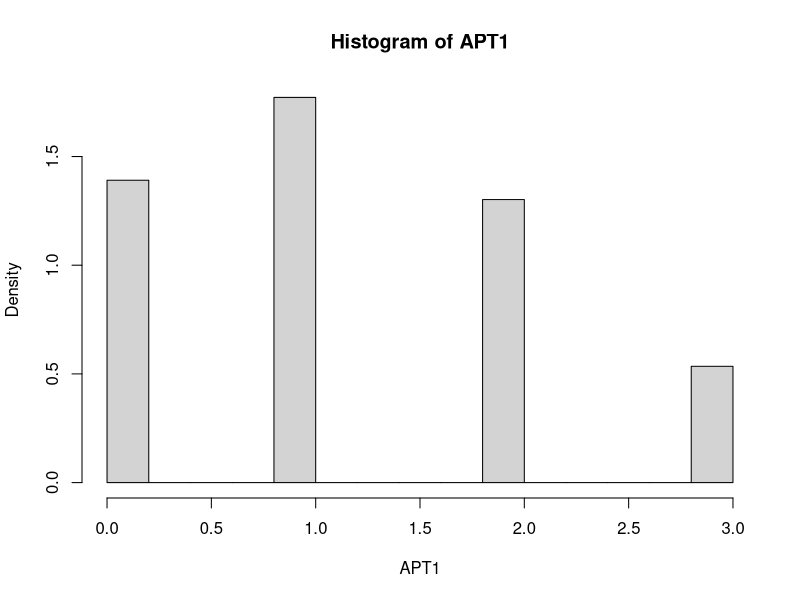
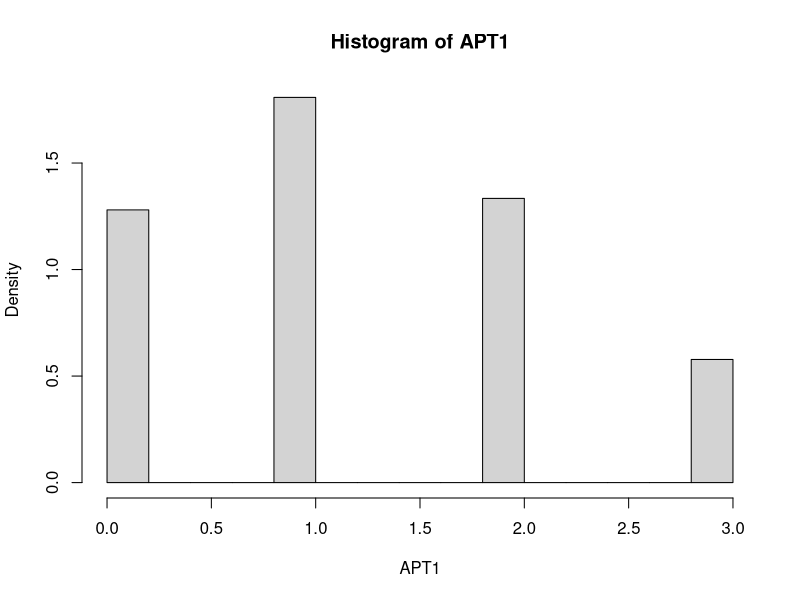
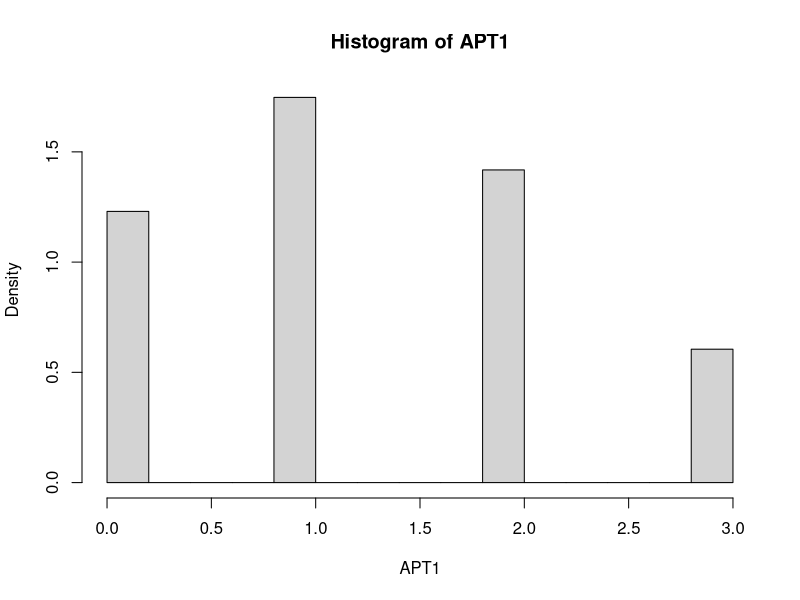
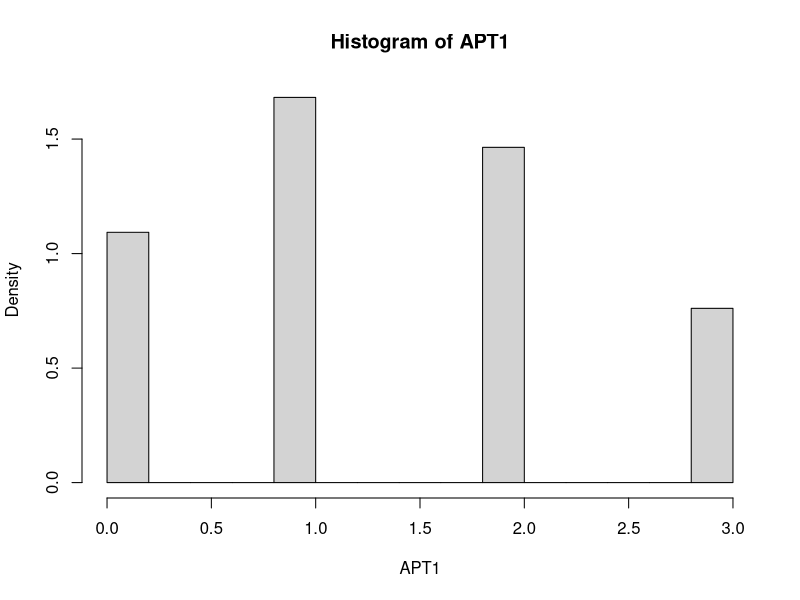
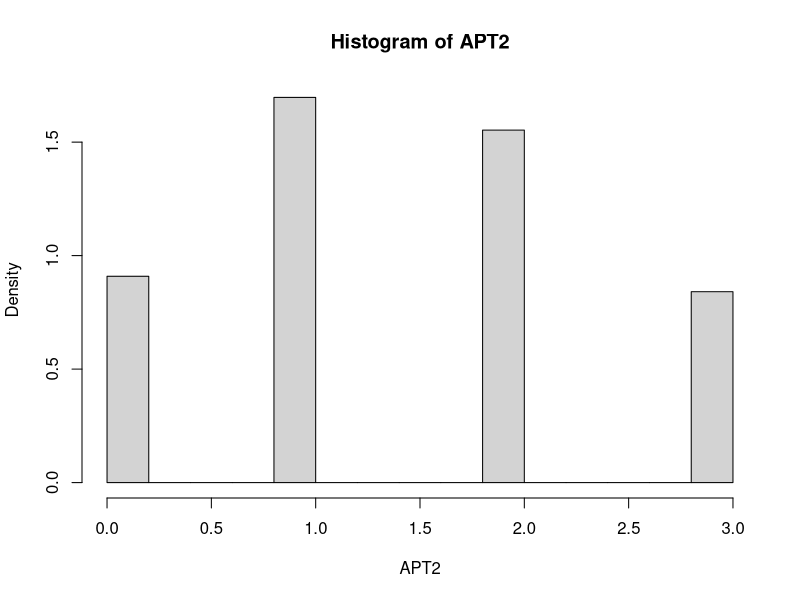
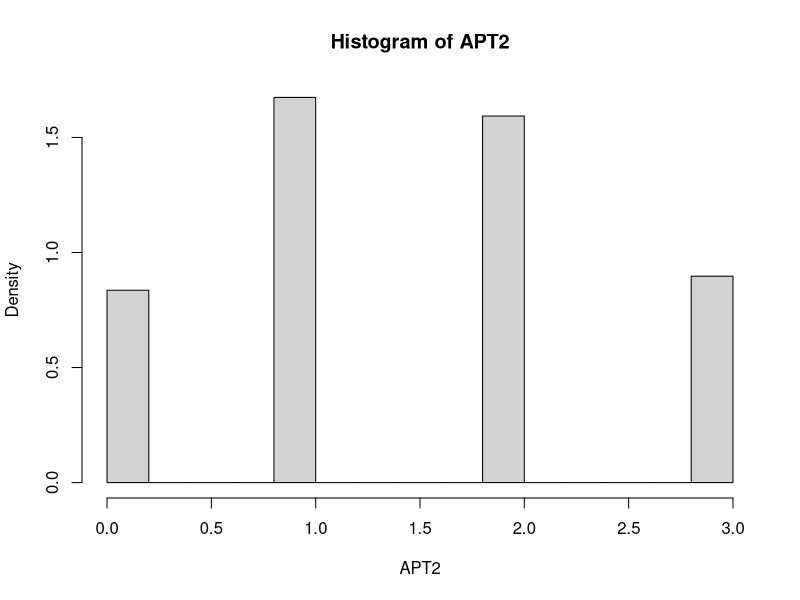
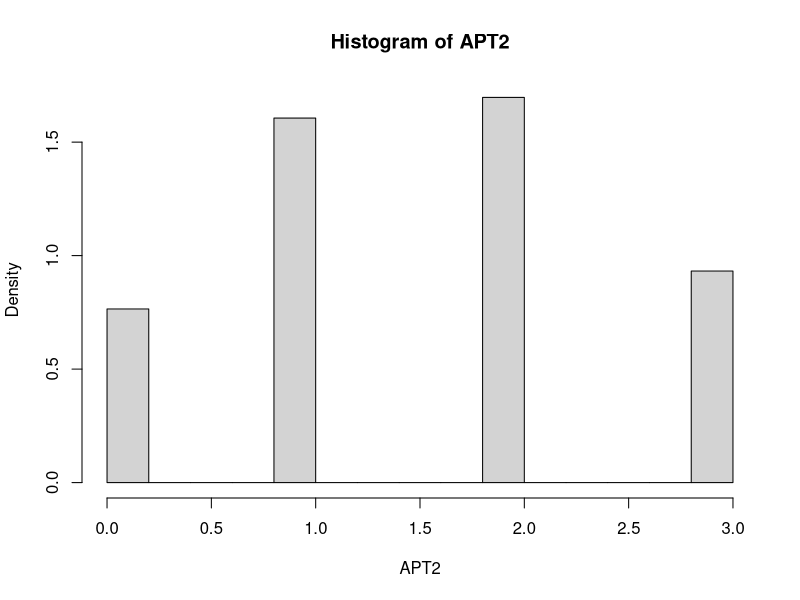
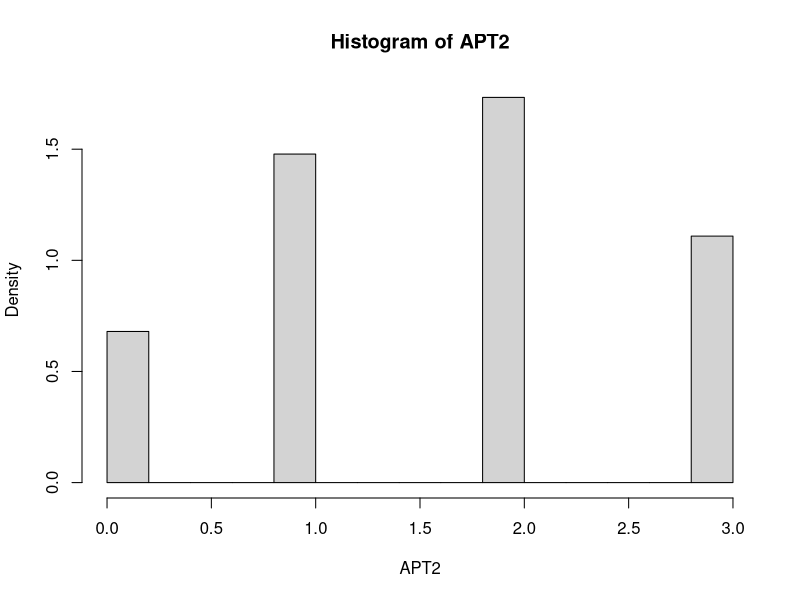

Reproduce these figures in R, in order.
## ---- chunk 1
knitr::opts_chunk$set(echo = TRUE)
## ---- chunk 2
UR <- function(){

}
## ---- chunk 3
#' TSPostdiff AP Test
#'
#' Runs TSPostdiff in two armed scenario for n batches, with given batch size and burnin period, calculate AP Test statistic for each arm.
#' @param pa prior probability of arm a
#' @param pb prior probability of arm b
#' @param n number of trials in one simulation 
#' @param burnin number of batches that runs only uniform random sampling before applying TS-Post Diff to provide more successes and failures in the beta distribution # nolint
#' @param batch number of trials before updating posterior probability
#' 
#' @return vector containing WaldScore[n], reward[n], APT_1, APT_2: the final waldscore, reward, and AP test statistics for both arms

TSPDD <- function(pa, pb, n, c, burnin, batch) {
  # Set arm success and failures
  # ex. [0,1,1,1,2, 3, 3, 4, 5, 6] final index is total successes
  arm_a_successes <- c(0)
  arm_a_failures <- c(0)
  arm_b_successes <- c(0)
  arm_b_failures <- c(0)
  

  arm_a_s <- c(0) # number of successes for arm a for each batch
  arm_a_f <- c(0) # number of succ  `eses
  arm_b_s <- c(0)
  arm_b_f <- c(0)
 
  # AP Test statistic for arm a and arm b
  # TODO: referring to arms as a and b, vs 1 and 2?
  APT_1 = 0
  APT_2 = 0
  
  # TODO: unclear variable name - what does abl mean?
  # list that tracks number of successes for all arms
  # history generated for all the arms successes and failures
  abl <- c()
  
  # BURNIN PERIOD: use UR only
  for (i in 1:burnin) {
    # draw_a and draw_b are local variables, determine which arm add the first UR distribution
    # draw a and draw b: allocation probability of arms a and b
    draw_a <- runif(1)
    draw_b <- runif(1)
    
    # if draw a is bigger than draw b
    if (draw_a > draw_b) {
      # "choose arm a"
      # Check if smaller than prior probability, update abl, number of successes & failures for arm a
      # new randomly generated probability is smaller than the prior probability
      # check if arm a was "successful", has reward
      if (runif(1) < pa) {
        # arm a is successufl
        abl[i] <- 1
        arm_a_s <- arm_a_s + 1
      } else {
        # arm a was not successful (not chosen)
        abl[i] <- 0
        arm_a_f <- arm_a_f + 1
      }
    }

    # if draw b is bigger than draw a
    else{
      # Check if smaller than prior probability, update abl, number of successes & failures for arm b
      if (runif(1) < pb) {
        abl[i] <- 1
        arm_b_s <- arm_b_s + 1
      }
      else {
        abl[i] <- 0
        arm_b_f <- arm_b_f + 1
      }
    }

    # Update total number of success and failures for arms a and b
    # TODO: why not directly add to arm_a_successes earlier? Difference between these
    arm_a_successes[i] <- arm_a_s
    arm_a_failures[i] <- arm_a_f
    arm_b_successes[i] <- arm_b_s
    arm_b_failures[i] <- arm_b_f
    
  }

  # NOT BURNIN PERIOD: Use TS or UR depending on difference between posterior probabilities
  
  for (i in (burnin + 1):n) {
    # update posterior probability based on batch size 
    m = i %% batch 
    # Update posterior probability
    if (m == 0){
      draw_a <-
        rbeta(1, arm_a_successes[i - 1] + 1, arm_a_failures[i - 1] + 1) #draw from Beta(alpha, beta) distribution based on current successes & failures
      draw_b <-
        rbeta(1, arm_b_successes[i - 1] + 1, arm_b_failures[i - 1] + 1) # alpha = current successes, beta = current failures of each arm
    }
    # Does not update posterior probability 
    else{
      draw_a <-
        rbeta(1, arm_a_successes[i - m] + 1, arm_a_failures[i - m] + 1) # using the last settings for the distribution (not updated yet)
      draw_b <-
        rbeta(1, arm_b_successes[i - m] + 1, arm_b_failures[i - m] + 1)
    }
    # you can change 1000 to 10000 or whatever to make the result better.
    
    # if difference between the posterior proabilities is smaller than the threshold, use UR
    if (abs(draw_a - draw_b) < c) {
      draw_a <- runif(1)
      draw_b <- runif(1)
    } 
    # otherwise, use TS 
    # TODO: refactor code for TS and UR? avoid repetitive code
    # generate TS based on past history
    else {
      if (m == 0){
        draw_a <-
          rbeta(1, arm_a_successes[i - 1] + 1, arm_a_failures[i - 1] + 1)
        draw_b <-
          rbeta(1, arm_b_successes[i - 1] + 1, arm_b_failures[i - 1] + 1)
      }
      else{
        draw_a <-
          rbeta(1, arm_a_successes[i - m] + 1, arm_a_failures[i - m] + 1)
        draw_b <-
          rbeta(1, arm_b_successes[i - m] + 1, arm_b_failures[i - m] + 1)
      }
      
      # update AP test statistic 1 (without UR sampling)
      if (draw_b >draw_a){
        APT_1 = APT_1 + 1
      }
    }
    # Update arm a and arm b history
    # Always runs, no matter if it is UR or TS 
    if (draw_a > draw_b) {
      if (runif(1) < pa) {
        abl[i] <- 1
        arm_a_s <- arm_a_s + 1
      } else {
        abl[i] <- 0
        arm_a_f <- arm_a_f + 1
      }
    } else{
      if (runif(1) < pb) {
        abl[i] <- 1
        arm_b_s <- arm_b_s + 1
      } else {
        abl[i] <- 0
        arm_b_f <- arm_b_f + 1
      }
    }

    # AP Test statistic 2 (including the ones with UR)
    if (draw_b > draw_a){
      APT_2 <- APT_2 + 1
    }
    arm_a_successes[i] <- arm_a_s
    arm_a_failures[i] <- arm_a_f
    arm_b_successes[i] <- arm_b_s
    arm_b_failures[i] <- arm_b_f
  }


  #TODO: this would be a list?
  # [0,1,1,2] + [1,1,]
  #na: number of times arm A was pulled. nb: same
  na <- arm_a_successes + arm_a_failures
  nb <- arm_b_successes + arm_b_failures
  # estimated posterior probability of arms a and b
  # [] posterior prob for arm a to be successful for each timepoint
  pa_est <- arm_a_successes / na
  pb_est <- arm_b_successes / nb

  # waldScore for confidence interval, is a way to analyze categorical data underlying chi-squared distribution
  # vectors, instead of summation
  WaldScore <-
    (pa_est - pb_est) / sqrt(pa_est * (1 - pa_est) / na + pb_est * (1 - pb_est) /nb)
  
  # vector of rewards (history)
  # expected reward we have from both arms at different sample sizes
  # TODO: rename to expected reward
  reward <- (na * pa + nb * pb) / c(1:n)
  
  # 
  return(c(WaldScore[n], reward[n], APT_1, APT_2))
}
## ---- chunk 4
#' Critical Value (Normal)
#'
#' Finds critical value using normal assumption on LLN
#' @param APT AP Test statistic
#' @param alpha TODO: what is this parameter? 
#' 
#' @return critical value

normal_cv <- function(APT, alpha){
  m <- mean(APT) 
  v <- var(APT)
  sd <- sqrt(v)
  normal_rej <- qnorm(1-alpha)
  cv <- normal_rej * sd + m
  return(cv)
}
## ---- chunk 5
#' Critical Value (Empirical)
#'
#' Finds critical value using empirical assumption on LLN
#' @param APT AP Test statistic
#' @param alpha TODO: what is this parameter?
#' 
#' @return critical value

empirical_cv <- function(APT, alpha){
  cdf = 0
  i = 0 
  while (cdf <= 1- alpha){
    p_i <-sum(APT == i)/length(APT)
    cdf <- sum(cdf, p_i)
    i = i + 1
  }
  return(i-1)
}
## ---- chunk 6

#' Calculating FPR for Effect Size
#'
#' Finds critical value using empirical assumption on LLN
#' @param APT AP Test statistic
#' @param alpha TODO: what is this parameter?
#' 
#' @return critical value
## ---- chunk 7
set.seed(0)
#calculate power and reward in case p0 < p1
alpha <- 0.05
effect_size <- 0 # effect size is 0: no difference between arms
p0 <- 0.5 - effect_size / 2
p1 <- 0.5 + effect_size / 2
N <- 15 # sample_size(total number of trials in one simulation)
B <- 5000 # number of simulations
c <- 0.1 # threshold
burn_in <- 2 # # of burnin trials
n <-  3 # batch_size
Ti <- N/n # num_batches

results <- array(dim = c(B, 4))
for (i in 1:B) {
  results[i,] <-
    TSPDD(
      pa = p0,
      pb = p1,
      n = Ti,
      c = c,
      burnin = burn_in, #burnin=1 means no burnin needs to be larger than batch-1, burnin=2 means there is one UR distribution before apply TSPost-Diff
      batch = n
    ) 
}
average_power = mean(results[, 1] > qnorm(1-alpha))
average_reward = mean(results[, 2])
APT1 = results[,3]
APT2 = results[,4]

#Histogram of APT1
hist(APT1, freq = FALSE)

# empirical and normal CV of APT1 is
em_cv <- empirical_cv(APT1,alpha)
paste('empirical CV is', em_cv)
norm_cv <- normal_cv(APT1,alpha)
paste('normal CV is', norm_cv)

# empirical cdf of APT1 is
F1 <- ecdf(APT1)

# empirical and normal FPR of APT1 is
paste('empirical FPR is', 1-F1(em_cv))
paste('normal FPR is', 1-F1(floor(norm_cv)))
## ---- chunk 8
set.seed(0)
#calculate power and reward in case p1>p2
alpha <- 0.05
effect_size <- 0.05 # effect size is 0.05: difference between arm's rewards is 0.05
p1 <- 0.5 - effect_size / 2
p2 <- 0.5 + effect_size / 2

for (i in 1:B) {
  results[i,] <-
    TSPDD(
      pa = p1,
      pb = p2,
      n = Ti,
      c = c,
      burnin = burn_in, #burnin=1 means no burnin needs to be larger than batch-1
      batch = n
    ) 
}
average_power = mean(results[, 1] > qnorm(1-alpha))
average_reward = mean(results[, 2])
APT1 = results[,3]
APT2 = results[,4]

#Histogram of APT1
hist(APT1, freq = FALSE)
F1 <- ecdf(APT1)

paste('empircal Power is', 1-F1(em_cv))
paste('normal Power is', 1-F1(floor(norm_cv)))
## ---- chunk 9
set.seed(0)
#calculate power and reward in case p1>p2
alpha <- 0.05
effect_size <- 0.1
p1 <- 0.5 - effect_size / 2
p2 <- 0.5 + effect_size / 2

for (i in 1:B) {
  results[i,] <-
    TSPDD(
      pa = p1,
      pb = p2,
      n = Ti,
      c = c,
      burnin = burn_in, #burnin=1 means no burnin needs to be larger than batch-1
      batch = n
    ) 
}
average_power = mean(results[, 1] > qnorm(1-alpha))
average_reward = mean(results[, 2])
APT1 = results[,3]
APT2 = results[,4]
#Histogram of APT1
hist(APT1, freq = FALSE)

F1 <- ecdf(APT1)

paste('empircal Power is', 1-F1(em_cv))
paste('normal Power is', 1-F1(floor(norm_cv)))
## ---- chunk 10
set.seed(0)
#calculate power and reward in case p1>p2
alpha <- 0.05
effect_size <- 0.2
p1 <- 0.5 - effect_size / 2
p2 <- 0.5 + effect_size / 2

for (i in 1:B) {
  results[i,] <-
    TSPDD(
      pa = p1,
      pb = p2,
      n = Ti,
      c = c,
      burnin = burn_in, #burnin=1 means no burnin needs to be larger than batch-1
      batch = n
    ) 
}
average_power = mean(results[, 1] > qnorm(1-alpha))
average_reward = mean(results[, 2])
APT1 = results[,3]
APT2 = results[,4]
#Histogram of APT1
hist(APT1, freq = FALSE)

F1 <- ecdf(APT1)

paste('empircal Power is', 1-F1(em_cv))
paste('normal Power is', 1-F1(floor(norm_cv)))
## ---- chunk 11
set.seed(0)
#calculate power and reward in case p1>p2
alpha <- 0.05
effect_size <- 0
p1 <- 0.5 - effect_size / 2
p2 <- 0.5 + effect_size / 2
results <- array(dim = c(B, 4))
for (i in 1:B) {
  results[i,] <-
    TSPDD(
      pa = p1,
      pb = p2,
      n = Ti,
      c = c,
      burnin = burn_in, #burnin=1 means no burnin needs to be larger than batch-1
      batch = n
    ) 
}
average_power = mean(results[, 1] > qnorm(1-alpha))
average_reward = mean(results[, 2])
APT1 = results[,3]
APT2 = results[,4]
#Histogram of APT1
hist(APT2, freq = FALSE)

# emipircal CV of APT1 is
em_cv <- empirical_cv(APT2,alpha)
paste('empirical CV is', em_cv)
# normal CV of APT1 is

norm_cv <- normal_cv(APT2,alpha)
paste('normal CV is', norm_cv)

# empirical cdf of APT1 is

F1 <- ecdf(APT2)

paste('empircal FPR is', 1-F1(em_cv))
paste('normal FPR is', 1-F1(floor(norm_cv)))
## ---- chunk 12
set.seed(0)
#calculate power and reward in case p1>p2
alpha <- 0.05
effect_size <- 0.05
p1 <- 0.5 - effect_size / 2
p2 <- 0.5 + effect_size / 2

for (i in 1:B) {
  results[i,] <-
    TSPDD(
      pa = p1,
      pb = p2,
      n = Ti,
      c = c,
      burnin = burn_in, #burnin=1 means no burnin needs to be larger than batch-1
      batch = n
    ) 
}
average_power = mean(results[, 1] > qnorm(1-alpha))
average_reward = mean(results[, 2])
APT1 = results[,3]
APT2 = results[,4]
#Histogram of APT1
hist(APT2, freq = FALSE)

F1 <- ecdf(APT2)

paste('empircal Power is', 1-F1(em_cv))
paste('normal Power is', 1-F1(floor(norm_cv)))
## ---- chunk 13
set.seed(0)
#calculate power and reward in case p1>p2
alpha <- 0.05
effect_size <- 0.1
p1 <- 0.5 - effect_size / 2
p2 <- 0.5 + effect_size / 2

for (i in 1:B) {
  results[i,] <-
    TSPDD(
      pa = p1,
      pb = p2,
      n = Ti,
      c = c,
      burnin = burn_in, #burnin=1 means no burnin needs to be larger than batch-1
      batch = n
    ) 
}
average_power = mean(results[, 1] > qnorm(1-alpha))
average_reward = mean(results[, 2])
APT1 = results[,3]
APT2 = results[,4]
#Histogram of APT1
hist(APT2, freq = FALSE)

F1 <- ecdf(APT2)

paste('empircal Power is', 1-F1(em_cv))
paste('normal Power is', 1-F1(floor(norm_cv)))
## ---- chunk 14
set.seed(0)
#calculate power and reward in case p1>p2
alpha <- 0.05
effect_size <- 0.2
p1 <- 0.5 - effect_size / 2
p2 <- 0.5 + effect_size / 2

for (i in 1:B) {
  results[i,] <-
    TSPDD(
      pa = p1,
      pb = p2,
      n = Ti,
      c = c,
      burnin = burn_in, #burnin=1 means no burnin needs to be larger than batch-1
      batch = n
    )
}
average_power = mean(results[, 1] > qnorm(1-alpha))
average_reward = mean(results[, 2])
APT1 = results[,3]
APT2 = results[,4]
#Histogram of APT1
hist(APT2, freq = FALSE)

F1 <- ecdf(APT2)

paste('empircal Power is', 1-F1(em_cv))
paste('normal Power is', 1-F1(floor(norm_cv)))
## ---- chunk 15
m <- mean(APT2)
sd <- sqrt(var(APT2))

hist((APT2-m)/sd)
